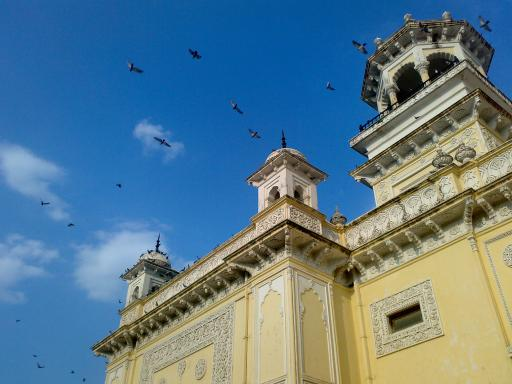
#> input picture assets/home.jpg, 512 x 384 px
$ jupyter execute py_histogram_equalization.ipynb
#> lines starting #> are read from the running program, lines starting #| are printed output that depends on the picture
Histograms - 2: Histogram Equalization
======================================

Goal
----

In this section,

-   We will learn the concepts of histogram equalization and use it to improve the contrast of our
    images.

Theory
------

Consider an image whose pixel values are confined to some specific range of values only. For eg,
brighter image will have all pixels confined to high values. But a good image will have pixels from
all regions of the image. So you need to stretch this histogram to either ends (as given in below
image, from wikipedia) and that is what Histogram Equalization does (in simple words). This normally
improves the contrast of the image.

I would recommend you to read the wikipedia page on [Histogram
Equalization](http://en.wikipedia.org/wiki/Histogram_equalization) for more details about it. It has
a very good explanation with worked out examples, so that you would understand almost everything
after reading that. Instead, here we will see its Numpy implementation. After that, we will see
OpenCV function.

[cell 1]
import cv2 as cv
import numpy as np
from matplotlib import pyplot as plt

img = cv.imread("../../../../assets/home.jpg", cv.IMREAD_GRAYSCALE)
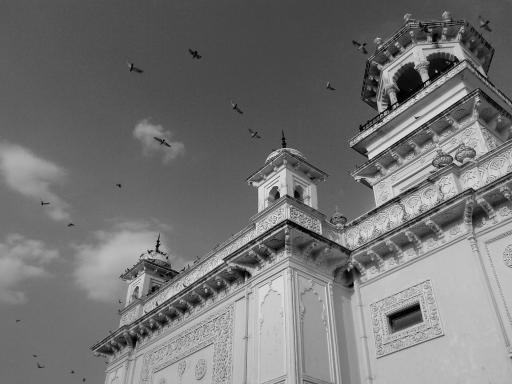
#> img: shape (384, 512); min 0, max 255, mean 116.2

hist, bins = np.histogram(img.flatten(), 256, [0, 256])
#> hist = 256 values, max 3908 at index 111, min 0 at index 242, mean 768; bins = 257 values from 0 to 256

cdf = hist.cumsum()
#> cdf = 256 values from 163 to 196608
cdf_normalized = cdf * float(hist.max()) / cdf.max()
#> cdf_normalized = 256 values from 3.24 to 3908

plt.subplot(121)
plt.imshow(img, cmap="gray")
plt.subplot(122)
plt.plot(cdf_normalized, color="b")
plt.hist(img.flatten(), 256, range=[0, 256], color="r")
plt.xlim([0, 256])
plt.legend(("cdf", "histogram"), loc="upper left")
plt.show()
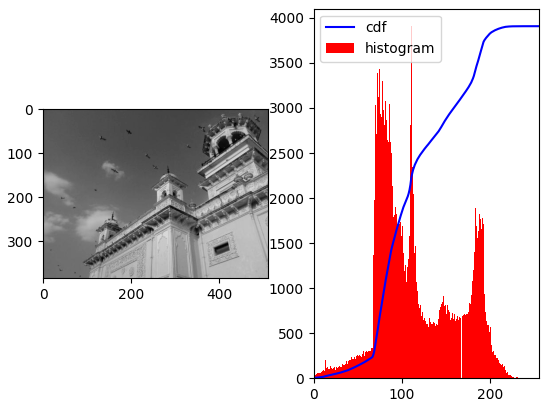
#> figure drawn by matplotlib, 2 panels; panel 2: tallest bar 3908 high, from x = 111 to 112; panel 2: curve peaks at x = 255, y = 3908

You can see histogram lies in brighter region. We need the full spectrum. For that, we need a
transformation function which maps the input pixels in brighter region to output pixels in full
region. That is what histogram equalization does.

Now we find the minimum histogram value (excluding 0) and apply the histogram equalization equation
as given in wiki page. But I have used here, the masked array concept array from Numpy. For masked
array, all operations are performed on non-masked elements. You can read more about it from Numpy
docs on masked arrays.

[cell 2]
cdf_m = np.ma.masked_equal(cdf, 0)
cdf_m = (cdf_m - cdf_m.min()) * 255 / (cdf_m.max() - cdf_m.min())
cdf = np.ma.filled(cdf_m, 0).astype("uint8")
#> cdf = 256 values from 0 to 255

Now we have the look-up table that gives us the information on what is the output pixel value for
every input pixel value. So we just apply the transform.

[cell 3]
img2 = cdf[img]
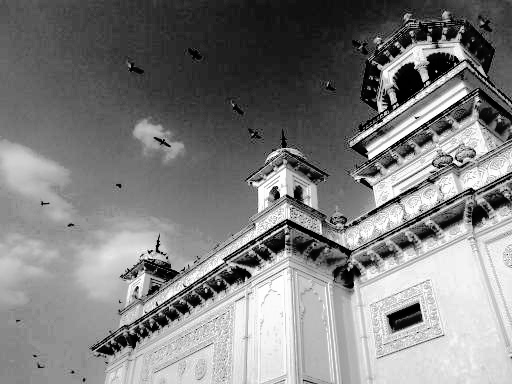
#> img2: shape (384, 512); min 0, max 255, mean 128

plt.subplot(221)
plt.imshow(img, cmap="gray")
plt.title("Original")

plt.subplot(222)
plt.imshow(img2, cmap="gray")
plt.title("Equalized")

plt.subplot(223)
plt.plot(cdf_normalized, color="b")
plt.hist(img.flatten(), 256, range=[0, 256], color="r")
plt.xlim([0, 256])
plt.legend(("cdf", "histogram"), loc="upper left")

plt.subplot(224)
hist2, bins2 = np.histogram(img2.flatten(), 256, [0, 256])
#> hist2 = 256 values, max 3908 at index 145, min 0 at index 16, mean 768; bins2 = 257 values from 0 to 256
cdf2 = hist2.cumsum()
#> cdf2 = 256 values from 884 to 196608
cdf2_normalized = cdf2 * float(hist2.max()) / cdf2.max()
#> cdf2_normalized = 256 values from 17.57 to 3908
plt.plot(cdf2_normalized, color="b")
plt.hist(img2.flatten(), 256, range=[0, 256], color="r")
plt.xlim([0, 256])
plt.legend(("cdf", "histogram"), loc="upper left")

plt.tight_layout()
plt.show()
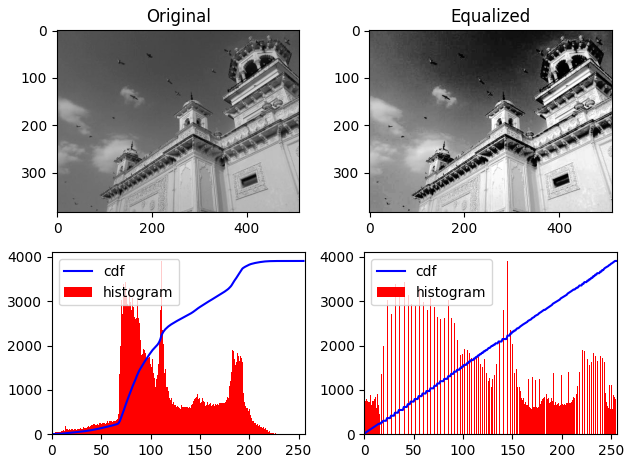
#> figure drawn by matplotlib, 4 panels; panel 3: tallest bar 3908 high, from x = 111 to 112; panel 3: curve peaks at x = 255, y = 3908; panel 4: tallest bar 3908 high, from x = 145 to 146; panel 4: curve peaks at x = 255, y = 3908

Now we calculate its histogram and cdf as before ( you do it) and result looks like above.

Another important feature is that, even if the image was a darker image (instead of a brighter one
we used), after equalization we will get almost the same image as we got. As a result, this is used
as a "reference tool" to make all images with same lighting conditions. This is useful in many
cases. For example, in face recognition, before training the face data, the images of faces are
histogram equalized to make them all with same lighting conditions.

Histograms Equalization in OpenCV
---------------------------------

OpenCV has a function to do this, **cv.equalizeHist()**. Its input is just grayscale image and
output is our histogram equalized image.

Below is a simple code snippet showing its usage for same image we used :

[cell 4]
img = cv.imread("../../../../assets/home.jpg", cv.IMREAD_GRAYSCALE)
equ = cv.equalizeHist(img)
res = np.hstack((img, equ))  # stacking images side-by-side
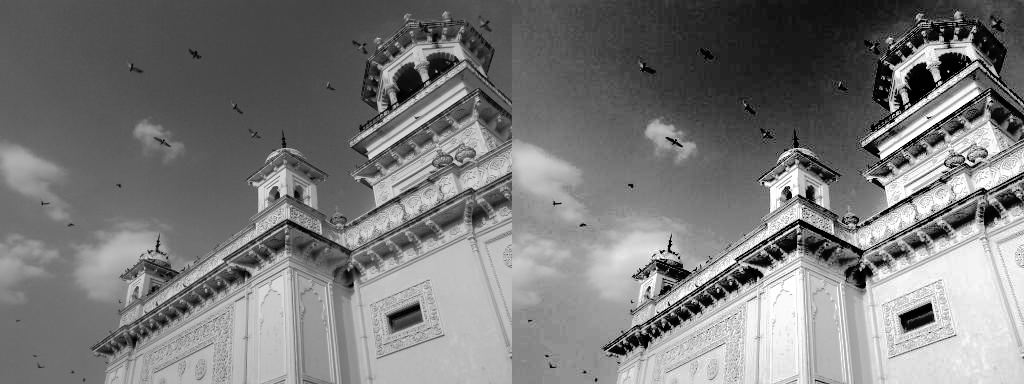
#> res: shape (384, 1024); min 0, max 255, mean 122.4

plt.imshow(res, cmap="gray")

So now you can take different images with different light conditions, equalize it and check the
results.

Histogram equalization is good when histogram of the image is confined to a particular region. It
won't work good in places where there is large intensity variations where histogram covers a large
region, ie both bright and dark pixels are present. Please check the SOF links in Additional
Resources.

CLAHE (Contrast Limited Adaptive Histogram Equalization)
--------------------------------------------------------

The first histogram equalization we just saw, considers the global contrast of the image. In many
cases, it is not a good idea. For example, below image shows an input image and its result after
global histogram equalization.

It is true that the background contrast has improved after histogram equalization. But compare the
face of statue in both images. We lost most of the information there due to over-brightness. It is
because its histogram is not confined to a particular region as we saw in previous cases (Try to
plot histogram of input image, you will get more intuition).

So to solve this problem, **adaptive histogram equalization** is used. In this, image is divided
into small blocks called "tiles" (tileSize is 8x8 by default in OpenCV). Then each of these blocks
are histogram equalized as usual. So in a small area, histogram would confine to a small region
(unless there is noise). If noise is there, it will be amplified. To avoid this, **contrast
limiting** is applied. If any histogram bin is above the specified contrast limit (by default 40 in
OpenCV), those pixels are clipped and distributed uniformly to other bins before applying histogram
equalization. After equalization, to remove artifacts in tile borders, bilinear interpolation is
applied.

Below code snippet shows how to apply CLAHE in OpenCV:

[cell 5]
import cv2 as cv

img = cv.imread("../../../../assets/tsukuba_l.png", cv.IMREAD_GRAYSCALE)
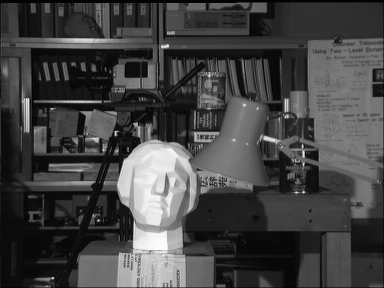
#> input picture assets/tsukuba_l.png, 384 x 288 px
#> img is the input picture: shape (288, 384); min 0, max 252, mean 67.6

# create a CLAHE object (Arguments are optional).
clahe = cv.createCLAHE(clipLimit=2.0, tileGridSize=(8, 8))
cl1 = clahe.apply(img)
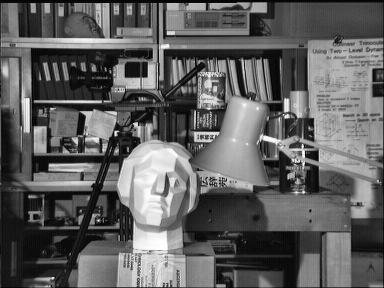
#> cl1: shape (288, 384); min 1, max 255, mean 95.9

# show image and historgram

plt.subplot(121)
plt.imshow(img, cmap="gray")
plt.subplot(122)
plt.imshow(cl1, cmap="gray")
